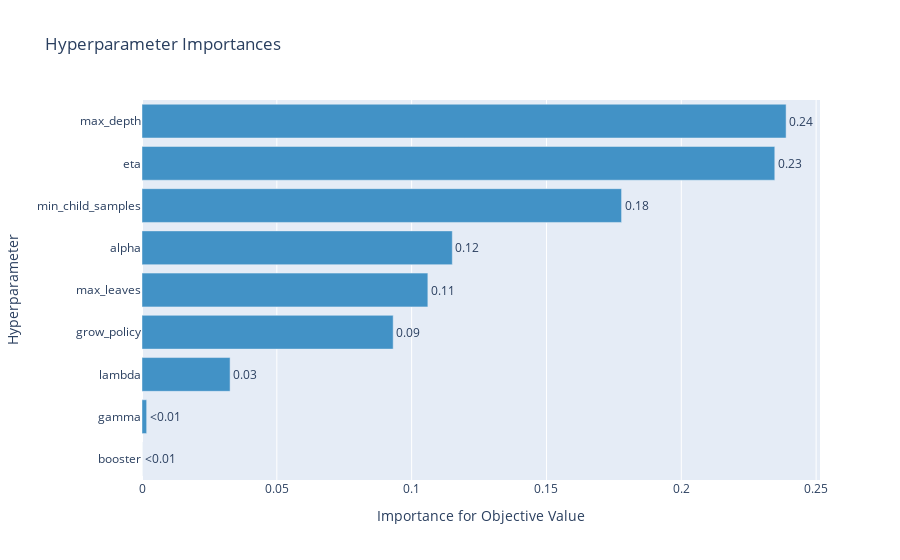

The notebook cell this image was saved under:
### Code cell
optuna.visualization.plot_param_importances(study)

### Figure 1 — Plotly figure (JSON) as saved in the notebook; plotly's stock layout.template omitted (floating-point values rounded to 4 significant figures)
{"data": [{"cliponaxis": false, "hovertemplate": ["booster (CategoricalDistribution): 0.0<extra></extra>", "gamma (FloatDistribution): 0.0017236390418586493<extra></extra>", "lambda (FloatDistribution): 0.032668879475814275<extra></extra>", "grow_policy (CategoricalDistribution): 0.0931481283916563<extra></extra>", "max_leaves (IntDistribution): 0.10600834815881283<extra></extra>", "alpha (FloatDistribution): 0.11507422755779115<extra></extra>", "min_child_samples (IntDistribution): 0.17784612590758972<extra></extra>", "eta (FloatDistribution): 0.23466746836262276<extra></extra>", "max_depth (IntDistribution): 0.23886318310385418<extra></extra>"], "marker": {"color": "rgb(66,146,198)"}, "orientation": "h", "text": ["<0.01", "<0.01", "0.03", "0.09", "0.11", "0.12", "0.18", "0.23", "0.24"], "textposition": "outside", "type": "bar", "x": [0, 0.001724, 0.03267, 0.09315, 0.106, 0.1151, 0.1778, 0.2347, 0.2389], "y": ["booster", "gamma", "lambda", "grow_policy", "max_leaves", "alpha", "min_child_samples", "eta", "max_depth"]}], "layout": {"showlegend": false, "title": {"text": "Hyperparameter Importances"}, "xaxis": {"title": {"text": "Importance for Objective Value"}}, "yaxis": {"title": {"text": "Hyperparameter"}}}}
